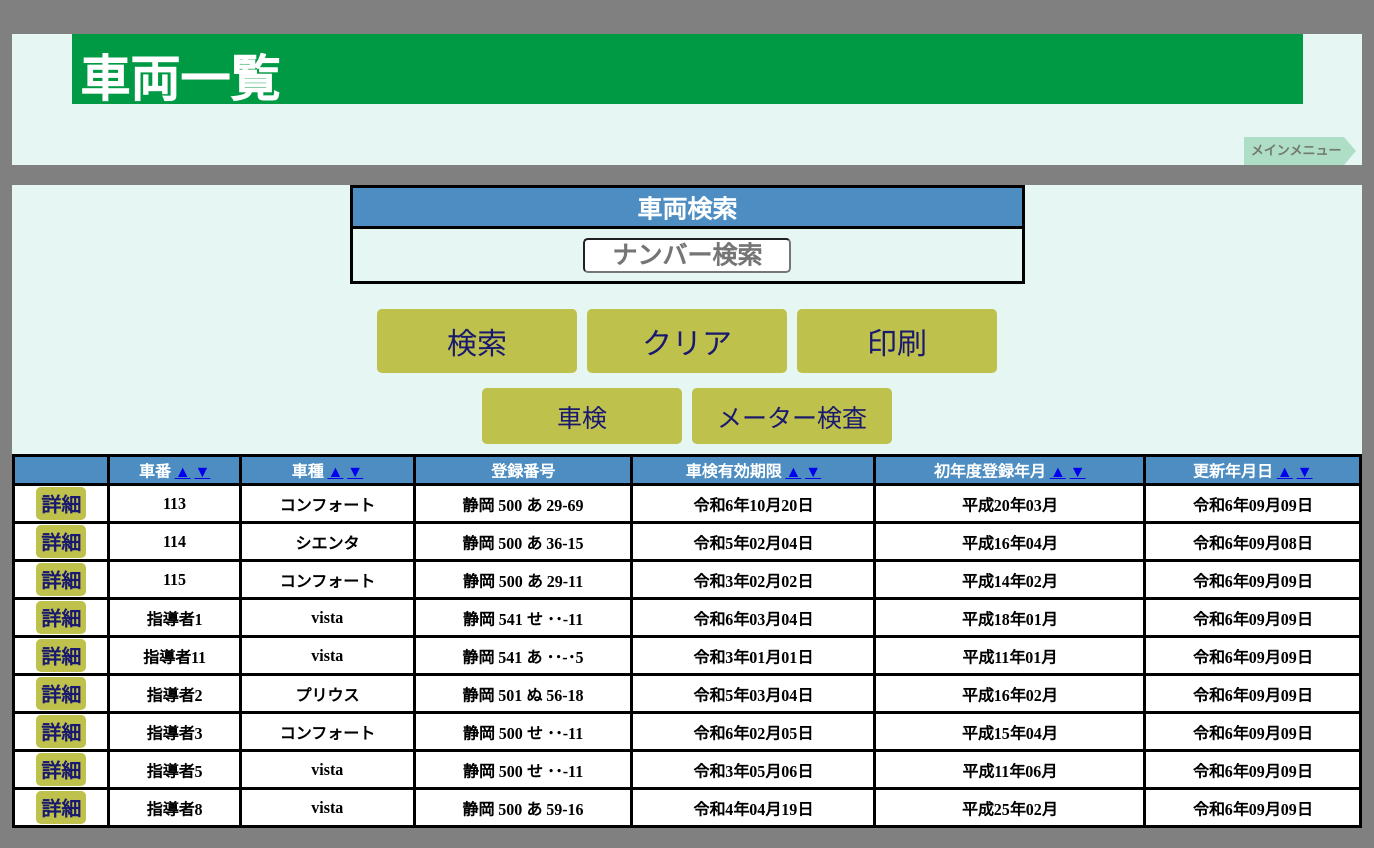
Page /vehicles/list.php (signed in) on the earlier database version.
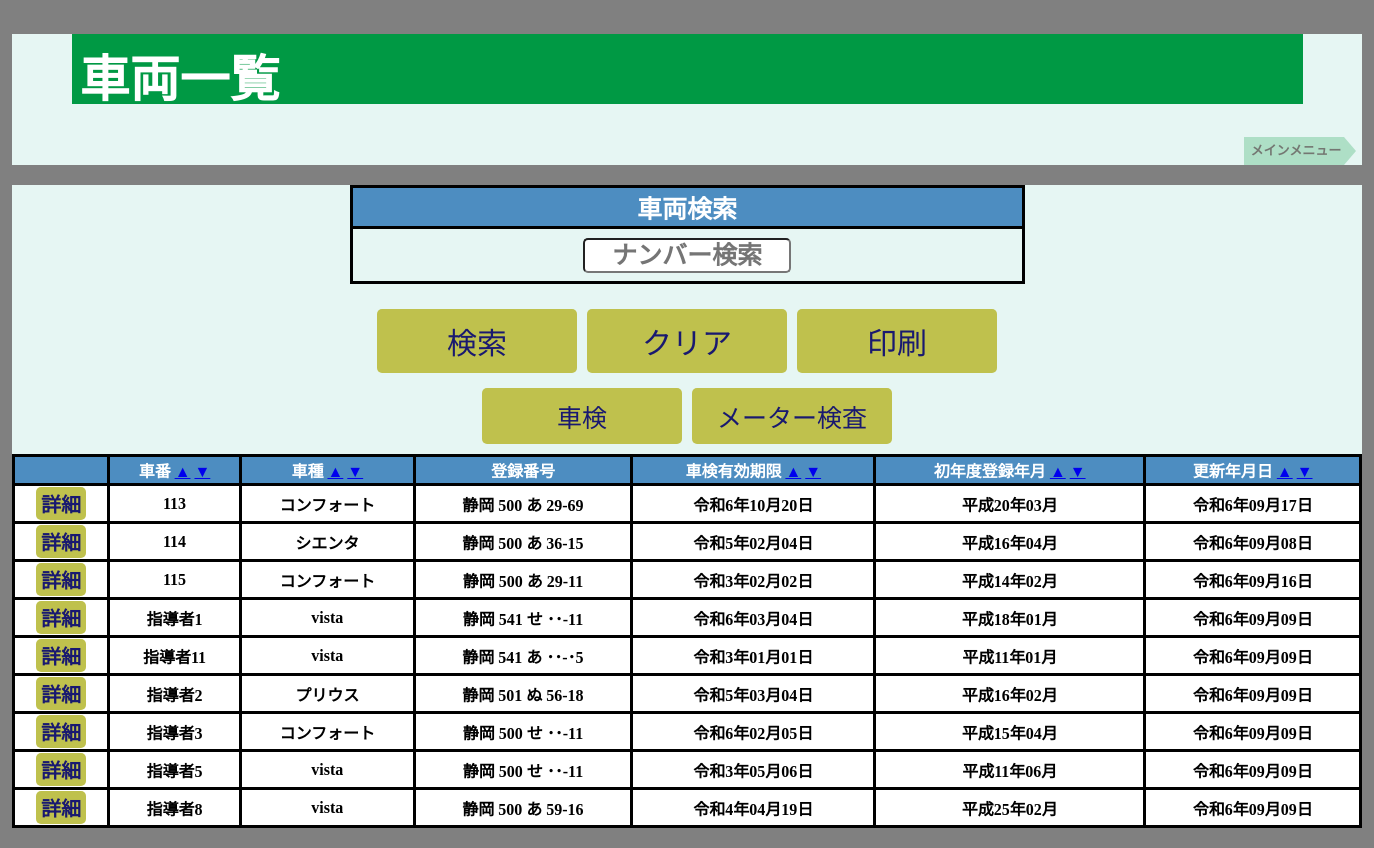
Same page on the later database version.
### tables this page shows
CREATE TABLE `vehicles` (
  `car_id` int(11) NOT NULL,
  `car_number_name` varchar(5) NOT NULL COMMENT '車番',
  `car_model` varchar(10) NOT NULL COMMENT '車種',
  `car_name` varchar(30) NOT NULL COMMENT '車名',
  `car_transpottaition` varchar(5) NOT NULL COMMENT '運輸支局',
  `car_classification_no` int(3) NOT NULL COMMENT '分類番号',
  `car_purpose` varchar(1) NOT NULL COMMENT '用途別',
  `car_number` varchar(5) NOT NULL COMMENT '番号',
  `car_chassis_number` varchar(20) NOT NULL COMMENT '車台番号',
  `first_registration_day` date NOT NULL COMMENT '初年度登録年月',
  `vehicle_inspection_day` date NOT NULL COMMENT '車検有効期限',
  `compulsory_automobile_day` date NOT NULL COMMENT '自賠責有効期限',
  `meter_inspection_day` date DEFAULT NULL COMMENT 'メーター検査',
  `lp_gas_day` date DEFAULT NULL COMMENT 'LPガス容器有効',
  `owner_name` varchar(20) NOT NULL COMMENT '所有者（名）',
  `owner_address` varchar(150) NOT NULL COMMENT '所有者住所',
  `user_name` varchar(20) NOT NULL COMMENT '使用者（名）',
  `user_address` varchar(150) NOT NULL COMMENT '使用者（住所）',
  `headquarters_address` int(1) NOT NULL COMMENT '本拠の位置',
  `vehicle_registrationday` datetime NOT NULL COMMENT '登録日',
  `vehicle_updateday` timestamp NOT NULL DEFAULT current_timestamp() ON UPDATE current_timestamp() COMMENT '更新日',
  `is_suspended` tinyint(1) NOT NULL DEFAULT 0
);

### vehicles/list.php (the view, shortened to what this page needs)
<?php
require '../common/config.php';
try {
    $keyword = $_GET['keyword'] ?? '';
    $sort = $_GET['sort'] ?? 'car_number_name';
    $order = $_GET['order'] ?? 'asc';
    $order = ($order === 'desc') ? 'desc' : 'asc';
    $sql = "SELECT * FROM vehicles";
    $sql .= " ORDER BY $sort $order";
    $stmt = $pdoAccount->prepare($sql);
    $stmt->execute();
    $processedVehicles = $stmt->fetchAll(PDO::FETCH_ASSOC);
    $finalVehicles = [];
    foreach ($processedVehicles as $vehicle) {
        $vehicle['detail_link'] = "update.php?car_id=" . htmlspecialchars($vehicle['car_id'], ENT_QUOTES, 'UTF-8');
        $finalVehicles[] = $vehicle;
    }
} catch (PDOException $e) {
    echo 'データベースエラー: ' . htmlspecialchars($e->getMessage(), ENT_QUOTES, 'UTF-8');
    exit();
}
function convertToJapaneseEra($year) {
    $eras = [
        ['name' => '令和', 'start' => 2019],
        ['name' => '平成', 'start' => 1989],
    ];
    foreach ($eras as $era) {
        if ($year >= $era['start']) {
            $eraYear = $year - $era['start'] + 1;
            return $era['name'] . ($eraYear === 1 ? '元' : $eraYear) . '年';
        }
    }
    return $year . '年';
}
function formatCarNumberPart($part, $is_purpose = false) {
    if (empty($part)) {
        return $is_purpose ? '･' : '･･';
    } elseif (strlen($part) === 1) {
        return '･' . $part;
    }
    return $part;
}
?>
<!DOCTYPE html>
<html lang="ja">
    <head>
        <link rel="stylesheet" href="list.css">
    </head>
    <body>
        <header>
            <h1>車両一覧</h1>
            <nav>
                <ol class="breadcrumb" itemscope itemtype="https://schema.org/BreadcrumbList">
                    <li itemprop="itemListElement" itemscope itemtype="https://schema.org/ListItem">
                        <a itemprop="item" href="../main_menu/index.php">
                            <span itemprop="name">メインメニュー</span>
                        </a>
                    </li>
                </ol>
            </nav>
        </header>
        <main>
            <form action="" method="get" class="search-form">
                <table class="search">
                    <tr>
                        <th colspan="1">車両検索</th>
                    </tr>
                    <tr>
                        <td>
                            <input type="text" placeholder="ナンバー検索" name="keyword" value="<?= htmlspecialchars($keyword, ENT_QUOTES, 'UTF-8') ?>">
                        </td>
                    </tr>
                </table>
                <div class="btn_area">
                    <button type="submit">検索</button>
                    <button type="reset">クリア</button>
                    <button type="button" onclick="window.print()">印刷</button>
                </div>
                <div class="filter-buttons">
                    <button type="submit" name="filter" value="inspection">車検</button>
                    <button type="submit" name="filter" value="meter">メーター検査</button>
                </div>
            </form>
            <div class="print-area">
                <table class="list">
                    <tr>
                        <th></th>
                        <th class="car_number_name">車番
                            <a href="?sort=car_number_name&order=asc">▲</a>
                            <a href="?sort=car_number_name&order=desc">▼</a>
                        </th>
                        <th class="car_model">車種
                            <a href="?sort=car_model&order=asc">▲</a>
                            <a href="?sort=car_model&order=desc">▼</a>
                        </th>
                        <th class="car_">登録番号</th>
                        <th class="vehicle_inspection">車検有効期限
                            <a href="?sort=vehicle_inspection_day&order=asc">▲</a>
                            <a href="?sort=vehicle_inspection_day&order=desc">▼</a>
                        </th>
                        <th class="first_registration">初年度登録年月
                            <a href="?sort=first_registration_day&order=asc">▲</a>
                            <a href="?sort=first_registration_day&order=desc">▼</a>
                        </th>
                        <th class="vehicle_updateday">更新年月日
                            <a href="?sort=vehicle_updateday&order=asc">▲</a>
                            <a href="?sort=vehicle_updateday&order=desc">▼</a>
                        </th>
                    </tr>
                    <?php foreach ($finalVehicles as $vehicle): ?>
                        <tr>
                            <td class="<?= $vehicle['is_suspended'] ? 'suspended' : '' ?>">
                                <a href="<?= htmlspecialchars($vehicle['detail_link'], ENT_QUOTES, 'UTF-8') ?>" class="button">詳細</a>
                            </td>
                            <td class="<?= $vehicle['is_suspended'] ? 'suspended' : '' ?>">
                                <?= htmlspecialchars($vehicle['car_number_name'], ENT_QUOTES, 'UTF-8') ?>
                            </td>
                            <td class="<?= $vehicle['is_suspended'] ? 'suspended' : '' ?>">
                                <?= htmlspecialchars($vehicle['car_model'], ENT_QUOTES, 'UTF-8') ?>
                            </td>
                            <td class="<?= $vehicle['is_suspended'] ? 'suspended' : '' ?>">
                                <?php
                                $transpottaition = formatCarNumberPart($vehicle['car_transpottaition']);
                                $classification_no = formatCarNumberPart($vehicle['car_classification_no']);
                                $purpose = formatCarNumberPart($vehicle['car_purpose'], true);
                                $car_number_parts = explode('-', $vehicle['car_number']);
                                $number01 = formatCarNumberPart($car_number_parts[0] ?? '');
                                $number02 = formatCarNumberPart($car_number_parts[1] ?? '');
                                echo htmlspecialchars($transpottaition . ' ' . $classification_no . ' ' . $purpose . ' ' . $number01 . '-' . $number02, ENT_QUOTES, 'UTF-8');
                                ?>
                            </td>
                            <td class="<?= $vehicle['is_suspended'] ? 'suspended' : '' ?>">
                                <?php
                                $inspectionYear = date('Y', strtotime($vehicle['vehicle_inspection_day']));
                                $inspectionMonthDay = date('m月d日', strtotime($vehicle['vehicle_inspection_day']));
                                echo htmlspecialchars(convertToJapaneseEra($inspectionYear) . $inspectionMonthDay, ENT_QUOTES, 'UTF-8');
                                ?>
                            </td>
                            <td class="<?= $vehicle['is_suspended'] ? 'suspended' : '' ?>">
                                <?php
                                $firstRegYear = date('Y', strtotime($vehicle['first_registration_day']));
                                $firstRegMonth = date('m月', strtotime($vehicle['first_registration_day']));
                                echo htmlspecialchars(convertToJapaneseEra($firstRegYear) . $firstRegMonth, ENT_QUOTES, 'UTF-8');
                                ?>
                            </td>
                            <td class="<?= $vehicle['is_suspended'] ? 'suspended' : '' ?>">
                                <?php
                                $updatedYear = date('Y', strtotime($vehicle['vehicle_updateday']));
                                $updatedMonthDay = date('m月d日', strtotime($vehicle['vehicle_updateday']));
                                echo htmlspecialchars(convertToJapaneseEra($updatedYear) . $updatedMonthDay, ENT_QUOTES, 'UTF-8');
                                ?>
                            </td>
                        </tr>
                    <?php endforeach ?>
                </table>
            </div>
        </main>
    </body>
</html>

### vehicles/list.css (style rules this page uses)
body { background: #808080; }
header, main, footer { width: 1350px; margin: 0 auto; background-color: #e6f6f3; }
h1 { font-size: 50px; padding: 5px 8px; color: #fff; background: #094; margin-left: auto; margin-right: auto; width: 90%; height: 60px; }
.breadcrumb { margin: 0 5px 20px 0; padding: 0; list-style: none; text-align: right; }
.breadcrumb li { position: relative; display: inline-block; font-weight: bold; margin-right: 0.8em; }
.breadcrumb li:after { content: ""; position: absolute; top: 0; left: 100%; border-style: solid; border-color: transparent; border-left-color: #aedfc6; border-width: 14px 12px; width: 0; height: 0; }
.breadcrumb li a { display: inline-block; padding: 0 3px 0 7px; height: 28px; line-height: 28px; text-decoration: none; color: #747772; background: #aedfc6; font-size: 13px; }
table.search { border-collapse: collapse; width: 50%; margin: 0 auto 20px auto; text-align: center; }
table.search th { font-size: 25px; border: 3px solid #000; background-color: #4d8dc1; color: #fff; }
table.search td { height: 50px; border: 3px solid #000; color: #ffffff00; }
select, input { font-weight: bold; font-size: 25px; border-radius: 5px; color: #000; background-color: #FFF; width: 200px; text-align: center; }
table.list th, td { white-space: nowrap; }
table.list { border-collapse: collapse; margin: 0 auto 20px auto; text-align: center; width: 100%; }
table.list th { border: 3px solid #000; background-color: #4d8dc1; color: #fff; }
table.list td { font-weight: bold; border: 3px solid #000; color: #000; background-color: #fff; }
.btn_area { display: flex; justify-content: center; margin: 5px 0; }
.btn_area button { font-size: 30px; width: 200px; cursor: pointer; background-color: #bfc14d; margin: 5px; border: none; border-radius: 5px; color: #191970; padding: 10px; }
.filter-buttons { display: flex; justify-content: center; margin: 5px 0; }
.filter-buttons button { width: 200px; margin: 5px; font-size: 25px; background-color: #bfc14d; border: none; border-radius: 5px; color: #191970; padding: 10px; }
.button { font-size: 20px; width: 50px; cursor: pointer; background-color: #bfc14d; color: #191970; text-align: center; display: inline-block; padding: 2px 0; border-radius: 5px; text-decoration: none; }

Differences in the rows shown:
changed vehicles "静岡 500 あ 29-69": vehicle_updateday "令和6年09月09日" → "令和6年09月17日"
changed vehicles "静岡 500 あ 29-11": vehicle_updateday "令和6年09月09日" → "令和6年09月16日"
